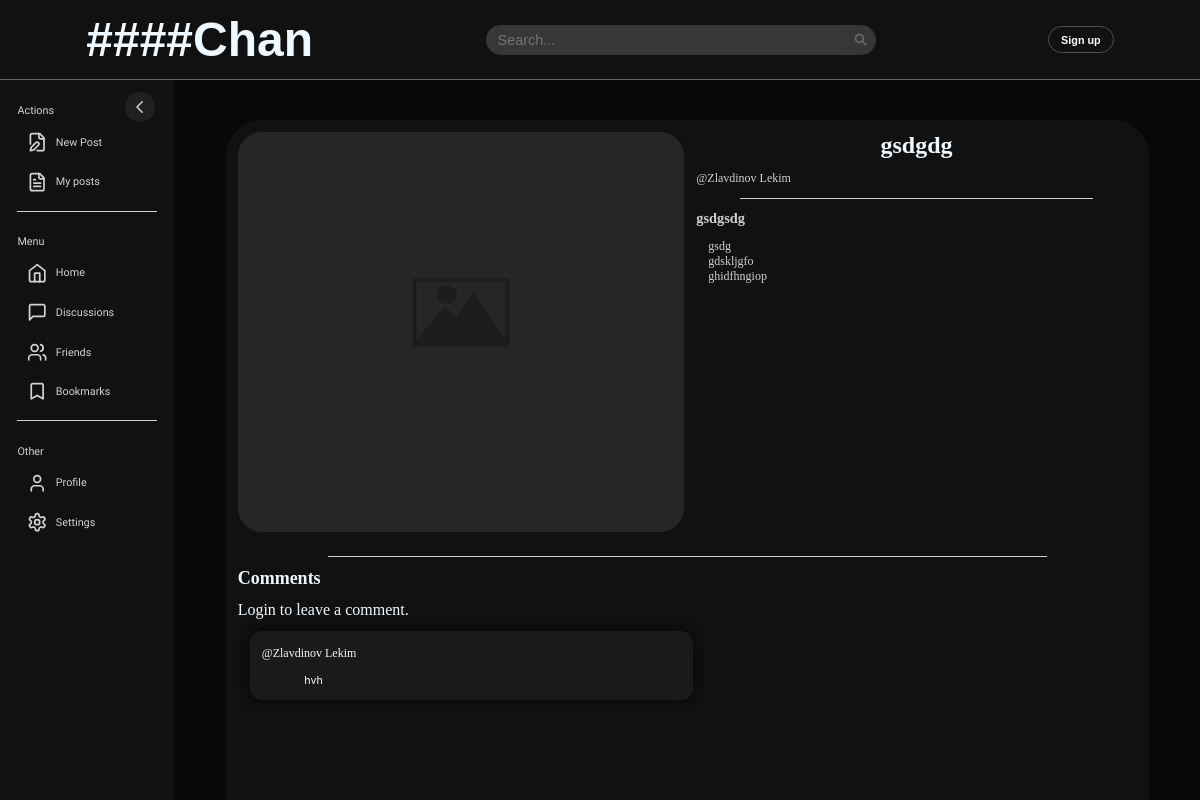
The page /11 on the database as committed earlier.
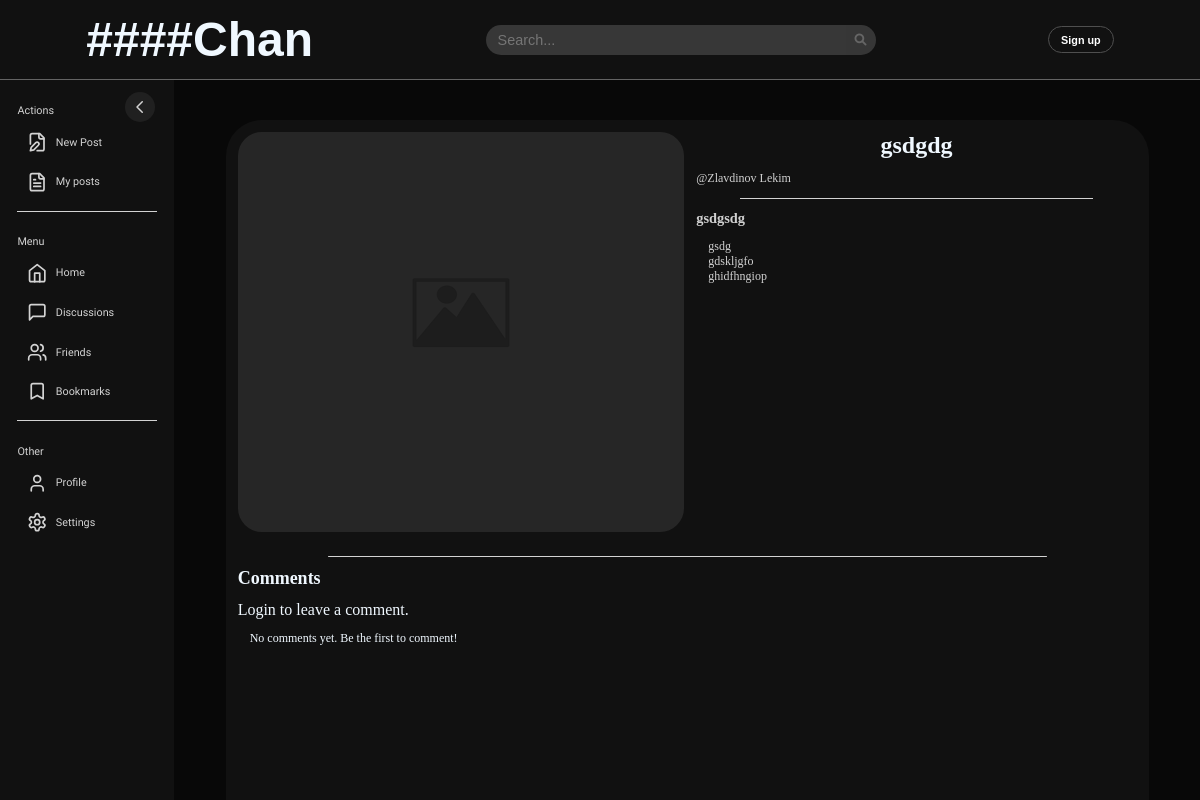
The same page on the database as committed later.
### tables this page shows
CREATE TABLE posts (
    id INTEGER PRIMARY KEY AUTOINCREMENT,
    title TEXT NOT NULL,
    content TEXT NOT NULL,
    description TEXT NOT NULL,
    post_image BLOB DEFAULT NULL,
    like_count INTEGER DEFAULT 0,
    
    author TEXT NOT NULL,
    user_uniq_id INTEGER
, created_at TIMESTAMP DEFAULT CURRENT_TIMESTAMP, last_modified TIMESTAMP DEFAULT CURRENT_TIMESTAMP);

CREATE TABLE comments (
    id INTEGER PRIMARY KEY AUTOINCREMENT,
    post_id INTEGER NOT NULL,
    comment_content TEXT NOT NULL,
    author TEXT NOT NULL,
    user_id TEXT NOT NULL
);

### app.py (the view, shortened to what this page needs)
@app.route('/<int:post_id>')
def post(post_id):
    post = get_post(post_id)  # Получаем пост по ID
    username = None
    profile_image = None
    comments = []
    with sqlite3.connect(db_pathpost) as conn_comments, sqlite3.connect(db_pathusers) as conn_users:
        conn_comments.row_factory = sqlite3.Row
        cursor_comments = conn_comments.cursor()
        cursor_comments.execute('SELECT user_id, comment_content FROM comments WHERE post_id = ?', (post_id,))
        raw_comments = cursor_comments.fetchall()
        conn_users.row_factory = sqlite3.Row
        cursor_users = conn_users.cursor()
        for row in raw_comments:
            user_id = row['user_id']
            cursor_users.execute('SELECT username FROM users WHERE uniq_id = ?', (user_id,))
            user = cursor_users.fetchone()
            author = user['username'] if user else 'Unknown'
            comments.append({
                'author': author,
                'comment_content': row['comment_content']
            })
    return render_template('post.html', post=post, username=username, profile_image=profile_image, comments=comments)

### app.py (called while the page is built)
def get_post(post_id):
    try:
        conn_posts = sqlite3.connect(db_pathpost)
        conn_posts.row_factory = sqlite3.Row
        post = conn_posts.execute(
            '''
            SELECT * FROM posts WHERE id = ?
            ''', (post_id,)
        ).fetchone()
        conn_posts.close()
        if post is None:
            abort(404)  # Пост не найден
        conn_users = sqlite3.connect(db_pathusers)
        conn_users.row_factory = sqlite3.Row
        user = conn_users.execute(
            '''
            SELECT username FROM users WHERE uniq_id = ?
            ''', (post['user_uniq_id'],)
        ).fetchone()
        conn_users.close()
        post_data = dict(post)
        post_data['author'] = user['username'] if user else 'Unknown'
        return post_data
    except sqlite3.Error as e:
        abort(500, description=f"Database error: {e}")

### templates/post.html (shortened to what this page needs)
{% extends 'base.html' %}
{% block links %}
<link
  rel="stylesheet"
  href="{{ url_for('static', filename='styles/post.css') }}"
/>
{% endblock %}
{% block body %}
<div id="Post">
  <div id="P-Container">
    <div id="P-C-PostContent">
      <div id="P-C-PC-Main">
        <div id="P-C-PC-M-ImageContainer">
          {% if post['post_image'] %}
          <img
            id="P-C-PC-M-IC-Background"
          />
          <img
            id="P-C-PC-M-IC-Image"
            alt="{{ post['title'] }}"
          />
          {% else %}
          <img src="/static/images/NoImage.png" id="P-C-PC-M-IC-Background" />
          {% endif %}
        </div>
        <div id="P-C-PC-M-Content">
          <h1>{{ post['title'] }}</h1>
          <a href="{{ url_for('unknownuser', post_id=post['id']) }}">
            <p>@{{ post['author'] }}</p>
          </a>
          <h2>{{ post['description'] }}</h2>
          <p style="margin-left: 1vw">{{ post['content'] }}</p>
        </div>
      </div>
      <div id="P-C-PostDiscussion">
        <h1>Comments</h1>
        {% if username %}
        <form action="/comment/{{ post['id'] }}" method="POST">
          <input
            name="comment_content"
            placeholder="Write a comment..."
            rows="4"
          ></input>
          <button type="submit">Post Comment</button>
        </form>
        {% else %}
        <p><a href="/login">Login</a> to leave a comment.</p>
        {% endif %}
        <div id="P-C-PD-Comments">
          {% if comments %}
          {% for comment in comments %}
          <div id="P-C-PD-C-Comment">
            <a href="{{ url_for('unknownuser', post_id=post['id']) }}">
              @{{ comment['author'] }}
            </a>
            <p style="white-space: pre-wrap">
              {{ comment['comment_content'] }}
            </p>
          </div>
          {% endfor %}
          {% else %}
          <p style="font-size: 1vw;">No comments yet. Be the first to comment!</p>
          {% endif %}
        </div>
      </div>
    </div>
  </div>
</div>
{% endblock %}

### templates/base.html (shortened to what this page needs)
<!DOCTYPE html>
<html lang="en">
  <head>
    <link
      href="https://cdnjs.cloudflare.com/ajax/libs/font-awesome/6.0.0/css/all.min.css"
      rel="stylesheet"
    />
    <link
      rel="stylesheet"
      href="{{ url_for('static', filename='styles/base.css') }}"
    />
    {% block links %}{% endblock %}
  </head>
  <body>
    <div class="snow-container"></div>
    <header class="navbar">
      <div class="navbar-logo">
        <h1><a href="/">####Chan</a></h1>
      </div>
      <div class="search-container">
        <input
          type="text"
          id="search-bar"
          placeholder="Search..."
          autocomplete="off"
        />
        <div class="search-icon">
          <i class="fas fa-search"></i>
        </div>
      </div>
      {% if username %}
      <a href="/profile">
        <button class="logbutton" style="padding-left: 0">
          {% if profile_image %}
          <img
            id="H-Img"
            alt="Avatar"
          />
          {% else %}
          <img
            src="/static/images/DefaultProfileImage.jpg"
            alt="Avatar"
            id="N-P-Img"
            class="N-H-Svg"
          />
          {% endif %} {{ username | truncate(19) }}
        </button>
      </a>
      {% else %}
      <a href="/register"><button class="logbutton">Sign up</button></a>
      {% endif %}
    </header>
    <main>
      {% block navigation %}
      <section id="Navigation">
        <button id="Toggle-btn" class="toggle-btn" onclick="toggleNavigation()">
          <svg
            xmlns="http://www.w3.org/2000/svg"
            fill="none"
            viewBox="0 0 24 24"
            stroke="currentColor"
            stroke-width="2"
          >
            <path
              stroke-linecap="round"
              stroke-linejoin="round"
              d="M15 19l-7-7 7-7"
            />
          </svg>
        </button>
        <h1>Actions</h1>
        <button id="create" class="N-Button" onclick="urlFor('create')">
          <p>New Post</p>
        </button>
        <button
          id="userpost"
          class="N-Button"
          onclick="window.location.href='/userpost' "
        >
          <p>My posts</p>
        </button>
        <h1>Menu</h1>
        <button id="0" class="N-Button" onclick="urlFor('')">
          <svg
            xmlns="http://www.w3.org/2000/svg"
            width="20"
            height="20"
            viewBox="0 0 24 24"
            fill="none"
            stroke="#d3d3d3"
            stroke-width="2"
            stroke-linecap="round"
            stroke-linejoin="round"
            class="N-H-Svg"
          >
            <path d="m3 9 9-7 9 7v11a2 2 0 0 1-2 2H5a2 2 0 0 1-2-2z"></path>
            <polyline points="9 22 9 12 15 12 15 22"></polyline>
          </svg>
          <p>Home</p>
        </button>
        <button id="N-Discussions" class="N-Button">
          <svg
            xmlns="http://www.w3.org/2000/svg"
            width="20"
            height="20"
            viewBox="0 0 24 24"
            fill="none"
            stroke="#d3d3d3"
            stroke-width="2"
            stroke-linecap="round"
            stroke-linejoin="round"
            class="N-H-Svg"
          >
            <path
              d="M21 15a2 2 0 0 1-2 2H7l-4 4V5a2 2 0 0 1 2-2h14a2 2 0 0 1 2 2z"
            ></path>
          </svg>
          <p>Discussions</p>
        </button>
        <button id="friends" class="N-Button" onclick="urlFor('friends')">
          <p>Friends</p>
        </button>
        <button id="N-Bookmarks" class="N-Button">
          <svg
            xmlns="http://www.w3.org/2000/svg"
            width="20"
            height="20"
            viewBox="0 0 24 24"
            fill="none"
            stroke="#d3d3d3"
            stroke-width="2"
            stroke-linecap="round"
            stroke-linejoin="round"
            class="N-H-Svg"
          >
            <path
              d="m19 21-7-4-7 4V5a2 2 0 0 1 2-2h10a2 2 0 0 1 2 2v16z"
            ></path>
          </svg>
          <p>Bookmarks</p>
        </button>
        <h1>Other</h1>
        <button id="profile" class="N-Button" onclick="urlFor('profile')">
          {% if username %}
          {% if profile_image %}
          <img
            alt="Avatar"
            id="N-P-Img"
            class="N-H-Svg"
          />
          {% else %}
          <img
            src="/static/images/DefaultProfileImage.jpg"
            alt="Avatar"
            id="N-P-Img"
            class="N-H-Svg"
          />
          {% endif %}
          {% else %}
          <svg
            xmlns="http://www.w3.org/2000/svg"
            width="20"
            height="20"
            viewBox="0 0 24 24"
            fill="none"
            stroke="#d3d3d3"
            stroke-width="2"
            stroke-linecap="round"
            stroke-linejoin="round"
            class="N-H-Svg"
          >
            <path d="M19 21v-2a4 4 0 0 0-4-4H9a4 4 0 0 0-4 4v2"></path>
            <circle cx="12" cy="7" r="4"></circle>
          </svg>
          {% endif %}
          <p>Profile</p>
        </button>
        <button id="N-Settings" class="N-Button">
          <p>Settings</p>
        </button>
      </section>
      {% endblock %}
      <div id="mainInner">{% block body %} {% endblock %}</div>
    </main>
  </body>
</html>

### static/styles/base.css (style rules this page uses)
* { margin: 0; padding: 0; box-sizing: border-box; text-decoration: none; list-style: none; color: aliceblue; border: 0; }
html { scroll-behavior: smooth; }
body { width: 100%; background-color: #080808; }
.snow-container { width: 100%; height: 100%; position: fixed; top: 0; left: 0; pointer-events: none; z-index: 1000; overflow: hidden; }
main { display: flex; }
#Navigation { width: 17vw; height: 90vh; background-color: #111111; position: relative; box-sizing: border-box; display: flex; justify-content: start; flex-direction: column; align-items: center; grid-column: 1; grid-row: 1; gap: 0.5vw; padding-top: 1vw; transition: width 0.3s ease-in-out; }
#Navigation h1 { width: 80%; margin: 1vw 0 0.2vw 0; display: block; font-size: 0.9vw; font-family: "Comfortaa", serif; font-weight: normal; color: #d3d3d3; text-align: left; transition: opacity 0.3s ease-in-out; }
.N-Button p { font-size: 0.9vw; font-family: "Comfortaa", serif; font-weight: 400; color: #d3d3d3; text-align: start; overflow: hidden; white-space: nowrap; }
.N-Button { width: 80%; height: 2.8vw; background-color: rgb(27, 27, 27, 0); display: flex; align-items: center; gap: 0.7vw; border-radius: 0.7vw; padding-left: 0.8vw; transition: ease-in-out 100ms; }
.toggle-btn { width: 2.5vw; height: 2.5vw; background-color: #202020; position: absolute; right: 1.6vw; border: none; border-radius: 50%; display: flex; justify-content: center; align-items: center; cursor: pointer; transition: all 150ms ease-in-out; }
#Navigation .toggle-btn svg { width: 1.5vw; height: 1.5vw; stroke: #d3d3d3; transition: transform 0.3s ease-in-out; }
.N-Button svg { transition: ease-in-out 100ms; }
.N-H-Svg { width: 1.7vw; height: 1.7vw; min-width: 1.7vw; min-height: 1.7vw; }
.navbar { width: 100%; height: 10vh; background-color: #111111; position: relative; display: flex; justify-content: space-around; align-items: center; border-bottom: 0.1vw solid #646464; color: white; font-family: "Montserrat", sans-serif; z-index: 1000; }
.navbar-logo h1 { font-size: 4vw; font-family: "Jersey15", sans-serif; }
.search-container { width: auto; display: flex; align-items: center; }
#search-bar { width: 30vw; height: 2.5vw; background-color: #4f4f4f9c; font-family: "WorkSans", sans-serif; font-size: 1.2vw; color: #fff; border: none; border-radius: 10vw 0 0 10vw; padding-left: 1vw; box-sizing: border-box; transition: background-color ease-in-out 150ms, box-shadow ease-in-out 150ms; }
.search-icon { width: 2.5vw; height: 2.5vw; background-color: #4f4f4f9c; display: flex; justify-content: center; align-items: center; border-radius: 0 10vw 10vw 0; font-size: 1vw; pointer-events: none; }
.search-icon i { color: #8282829c; }
.logbutton { height: 2.3vw; background-color: #ff202000; border: 0.1vw solid #4f4f4f; border-radius: 10vw; font-family: "WorkSans", sans-serif; font-weight: 700; color: #fff; display: flex; gap: 0.8vw; padding: 0 1vw 0 1vw; align-items: center; font-size: 0.9vw; box-sizing: border-box; transition: background-color 150ms ease-in-out, box-shadow 150ms ease-in-out; }
#mainInner { width: 100%; display: flex; justify-content: center; }

Rows that differ between the two databases and show on the page:
removed comments: author "Zlavdinov Lekim", comment_content "hvh"
Other text that changed with them:
text now shown: "No comments yet. Be the first to comment!"
